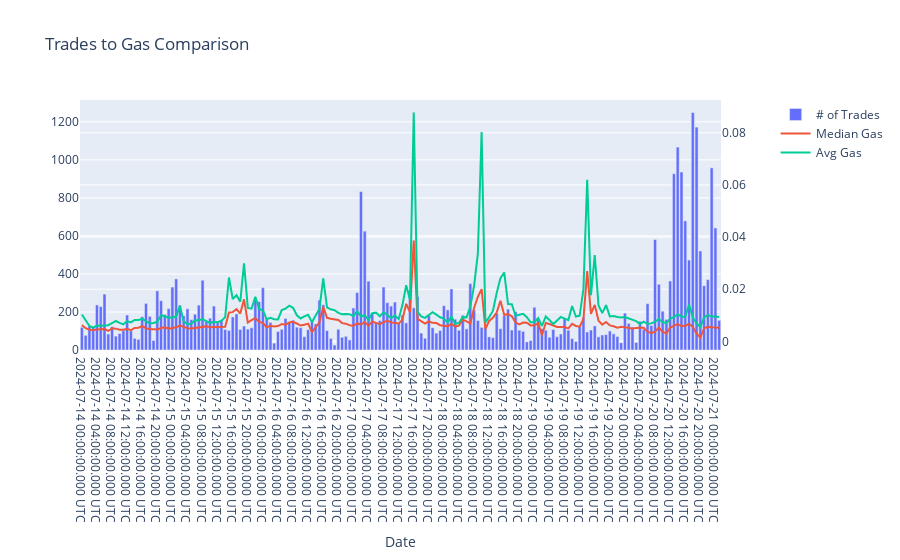

This figure's notebook cell:
### Code cell
weth_zro_gas_to_trades_fig = make_subplots(specs=[[{"secondary_y": True}]])

weth_zro_gas_to_trades_fig.add_trace(
    go.Bar(
        x=weth_zro_30['day'],
        y=weth_zro_30['arbitrum_num_trades'],
        name='# of Trades'
    ),
    secondary_y=False
)

weth_zro_gas_to_trades_fig.add_trace(
    go.Scatter(
        x=weth_zro_30['day'],
        y=weth_zro_30['arbitrum_median_gas_usd'],
        name='Median Gas',
        mode='lines'
    ),
    secondary_y=True
)

weth_zro_gas_to_trades_fig.add_trace(
    go.Scatter(
        x=weth_zro_30['day'],
        y=weth_zro_30['arbitrum_gas_usd_per_tx'],
        name='Avg Gas',
        mode='lines'
    ),
    secondary_y=True
)

weth_zro_gas_to_trades_fig.update_layout(title='Trades to Gas Comparison')

weth_zro_gas_to_trades_fig.update_xaxes(title_text="Date")

weth_zro_gas_to_trades_fig.show()

### Figure 1 — Plotly figure (JSON) as saved in the notebook; plotly's stock layout.template omitted (floating-point values rounded to 4 significant figures; data arrays with more than 128 entries replaced by an {"elided": "..."} marker saying what was removed)
{"data": [{"name": "# of Trades", "type": "bar", "x": {"elided": "170 str values"}, "xaxis": "x", "y": {"elided": "170 int values"}, "yaxis": "y"}, {"mode": "lines", "name": "Median Gas", "type": "scatter", "x": {"elided": "170 str values"}, "xaxis": "x", "y": {"elided": "170 float values"}, "yaxis": "y2"}, {"mode": "lines", "name": "Avg Gas", "type": "scatter", "x": {"elided": "170 str values"}, "xaxis": "x", "y": {"elided": "170 float values"}, "yaxis": "y2"}], "layout": {"title": {"text": "Trades to Gas Comparison"}, "xaxis": {"anchor": "y", "domain": [0, 0.94], "title": {"text": "Date"}}, "yaxis": {"anchor": "x", "domain": [0, 1]}, "yaxis2": {"anchor": "x", "overlaying": "y", "side": "right"}}}
